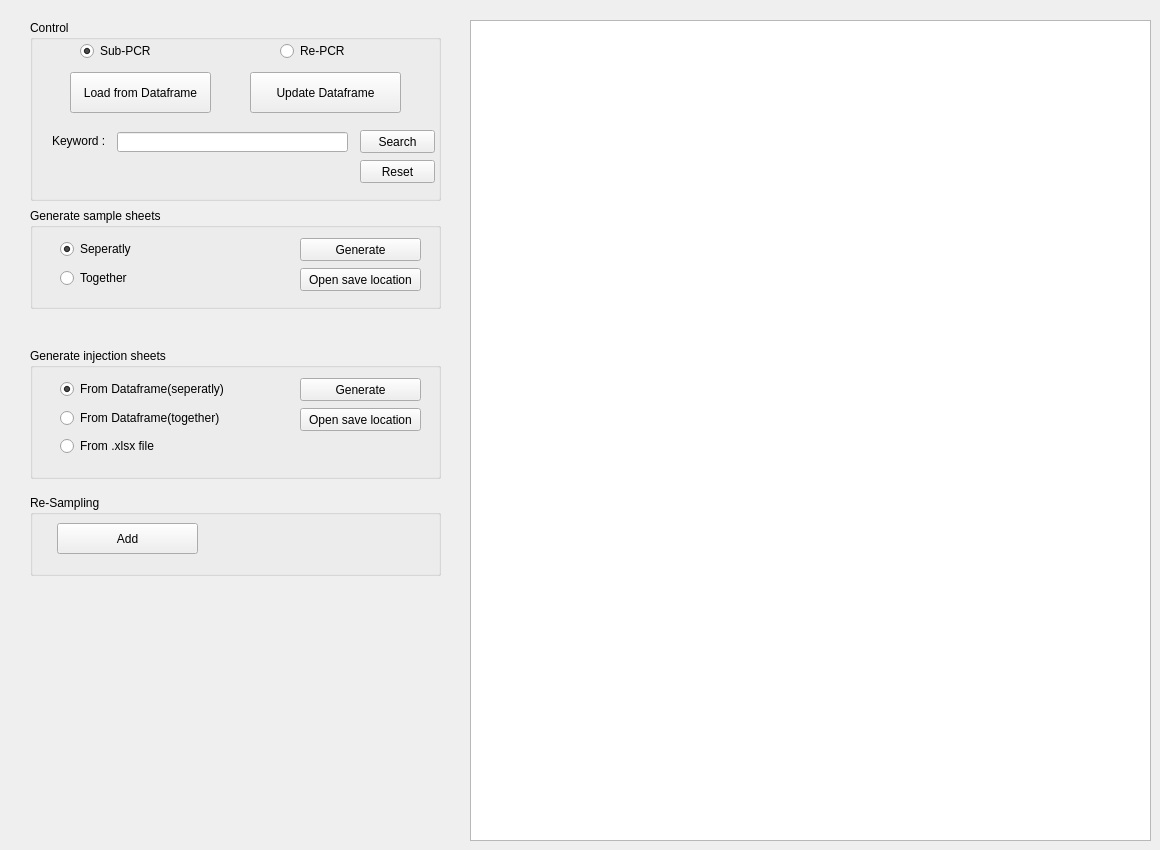
    <widget class="QWidget" name="tab_3">
     <attribute name="title">
      <string>Sub/Re-PCR</string>
     </attribute>
     <widget class="QTableWidget" name="table_PCR">
      <property name="geometry">
       <rect>
        <x>470</x>
        <y>20</y>
        <width>681</width>
        <height>821</height>
       </rect>
      </property>
     </widget>
     <widget class="QGroupBox" name="groupBox_11">
      <property name="geometry">
       <rect>
        <x>30</x>
        <y>20</y>
        <width>411</width>
        <height>181</height>
       </rect>
      </property>
      <property name="title">
       <string>Control</string>
      </property>
      <widget class="QLabel" name="label_3">
       <property name="geometry">
        <rect>
         <x>22</x>
         <y>113</y>
         <width>111</width>
         <height>16</height>
        </rect>
       </property>
       <property name="text">
        <string>Keyword : </string>
       </property>
      </widget>
      <widget class="QPushButton" name="btn_update_dataframe">
       <property name="geometry">
        <rect>
         <x>220</x>
         <y>52</y>
         <width>151</width>
         <height>41</height>
        </rect>
       </property>
       <property name="text">
        <string>Update Dataframe</string>
       </property>
      </widget>
      <widget class="QPushButton" name="btn_search">
       <property name="geometry">
        <rect>
         <x>330</x>
         <y>110</y>
         <width>75</width>
         <height>23</height>
        </rect>
       </property>
       <property name="text">
        <string>Search</string>
       </property>
      </widget>
      <widget class="QPushButton" name="btn_load_from_dataframe">
       <property name="geometry">
        <rect>
         <x>40</x>
         <y>52</y>
         <width>141</width>
         <height>41</height>
        </rect>
       </property>
       <property name="text">
        <string>Load from Dataframe</string>
       </property>
      </widget>
      <widget class="QLineEdit" name="line_search">
       <property name="geometry">
        <rect>
         <x>87</x>
         <y>112</y>
         <width>231</width>
         <height>20</height>
        </rect>
       </property>
      </widget>
      <widget class="QPushButton" name="btn_reset">
       <property name="geometry">
        <rect>
         <x>330</x>
         <y>140</y>
         <width>75</width>
         <height>23</height>
        </rect>
       </property>
       <property name="text">
        <string>Reset</string>
       </property>
      </widget>
      <widget class="QRadioButton" name="radio_sub">
       <property name="geometry">
        <rect>
         <x>50</x>
         <y>23</y>
         <width>90</width>
         <height>16</height>
        </rect>
       </property>
       <property name="text">
        <string>Sub-PCR</string>
       </property>
       <property name="checked">
        <bool>true</bool>
       </property>
      </widget>
      <widget class="QRadioButton" name="radio_re">
       <property name="geometry">
        <rect>
         <x>250</x>
         <y>23</y>
         <width>90</width>
         <height>16</height>
        </rect>
       </property>
       <property name="text">
        <string>Re-PCR</string>
       </property>
      </widget>
     </widget>
     <widget class="QGroupBox" name="groupBox_14">
      <property name="geometry">
       <rect>
        <x>30</x>
        <y>348</y>
        <width>411</width>
        <height>131</height>
       </rect>
      </property>
      <property name="title">
       <string>Generate injection sheets</string>
      </property>
      <widget class="QRadioButton" name="radio_is_sep">
       <property name="geometry">
        <rect>
         <x>30</x>
         <y>33</y>
         <width>191</width>
         <height>16</height>
        </rect>
       </property>
       <property name="text">
        <string>From Dataframe(seperatly)</string>
       </property>
       <property name="checked">
        <bool>true</bool>
       </property>
      </widget>
      <widget class="QRadioButton" name="radio_is_xlsx">
       <property name="geometry">
        <rect>
         <x>30</x>
         <y>90</y>
         <width>141</width>
         <height>16</height>
        </rect>
       </property>
       <property name="text">
        <string>From .xlsx file</string>
       </property>
      </widget>
      <widget class="QPushButton" name="btn_generate_injectionsheets_secondaryPCR">
       <property name="geometry">
        <rect>
         <x>270</x>
         <y>30</y>
         <width>121</width>
         <height>23</height>
        </rect>
       </property>
       <property name="text">
        <string>Generate</string>
       </property>
      </widget>
      <widget class="QPushButton" name="btn_open_injection_sub">
       <property name="geometry">
        <rect>
         <x>270</x>
         <y>60</y>
         <width>121</width>
         <height>23</height>
        </rect>
       </property>
       <property name="text">
        <string>Open save location</string>
       </property>
      </widget>
      <widget class="QRadioButton" name="radio_is_together">
       <property name="geometry">
        <rect>
         <x>30</x>
         <y>62</y>
         <width>191</width>
         <height>16</height>
        </rect>
       </property>
       <property name="text">
        <string>From Dataframe(together)</string>
       </property>
       <property name="checked">
        <bool>false</bool>
       </property>
      </widget>
     </widget>
     <widget class="QGroupBox" name="groupBox_15">
      <property name="geometry">
       <rect>
        <x>30</x>
        <y>208</y>
        <width>411</width>
        <height>101</height>
       </rect>
      </property>
      <property name="title">
       <string>Generate sample sheets</string>
      </property>
      <widget class="QRadioButton" name="radio_ss_sep">
       <property name="geometry">
        <rect>
         <x>30</x>
         <y>33</y>
         <width>141</width>
         <height>16</height>
        </rect>
       </property>
       <property name="text">
        <string>Seperatly</string>
       </property>
       <property name="checked">
        <bool>true</bool>
       </property>
      </widget>
      <widget class="QRadioButton" name="radio_ss_together">
       <property name="geometry">
        <rect>
         <x>30</x>
         <y>62</y>
         <width>141</width>
         <height>16</height>
        </rect>
       </property>
       <property name="text">
        <string>Together</string>
       </property>
      </widget>
      <widget class="QPushButton" name="btn_generate_samplesheets_secondaryPCR">
       <property name="geometry">
        <rect>
         <x>270</x>
         <y>30</y>
         <width>121</width>
         <height>23</height>
        </rect>
       </property>
       <property name="text">
        <string>Generate</string>
       </property>
      </widget>
      <widget class="QPushButton" name="btn_open_sheets_sub">
       <property name="geometry">
        <rect>
         <x>270</x>
         <y>60</y>
         <width>121</width>
         <height>23</height>
        </rect>
       </property>
       <property name="text">
        <string>Open save location</string>
       </property>
      </widget>
     </widget>
     <widget class="QGroupBox" name="groupBox_12">
      <property name="geometry">
       <rect>
        <x>30</x>
        <y>495</y>
        <width>411</width>
        <height>81</height>
       </rect>
      </property>
      <property name="title">
       <string>Re-Sampling </string>
      </property>
      <widget class="QPushButton" name="click_btn_resampling_add">
       <property name="geometry">
        <rect>
         <x>27</x>
         <y>28</y>
         <width>141</width>
         <height>31</height>
        </rect>
       </property>
       <property name="text">
        <string>Add</string>
       </property>
      </widget>
     </widget>
    </widget>
